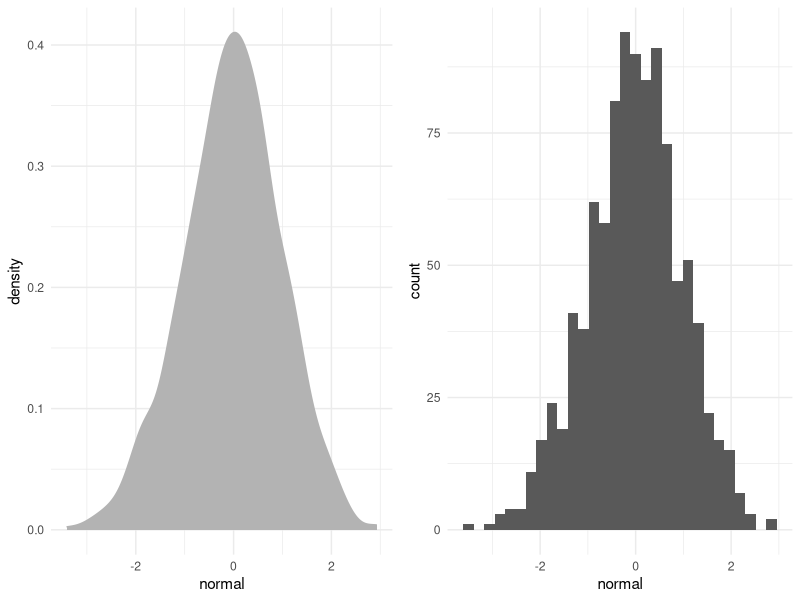
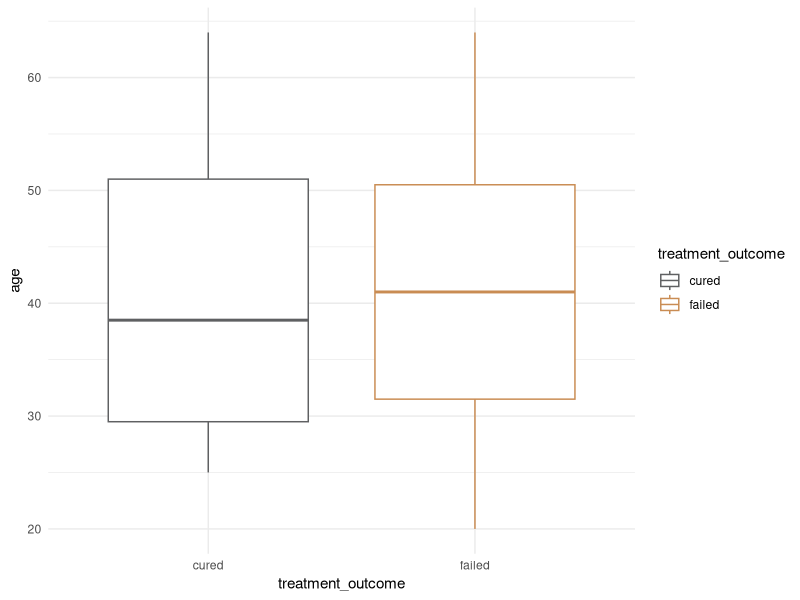
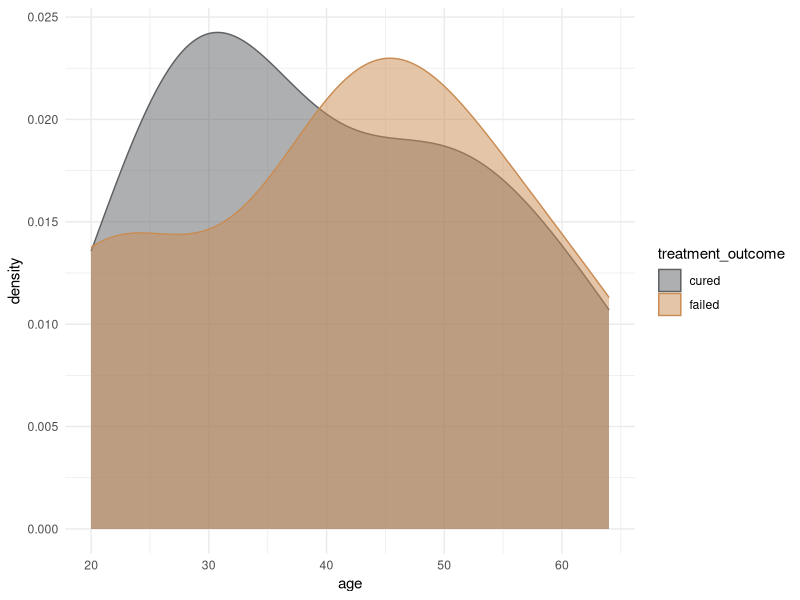

These figures' R source, in order:
## ---- chunk 1
library(tidyverse)
library(knitr)
library(kableExtra)

themeCols <- tibble(cols = c("grey", "orange", "green"),
                    hex = c("#5F6062", "#C98C53", "#C9DCB3"))

theme_set(theme_minimal())

## ---- chunk 2
set.seed(567)
chen <- tibble(patient_ID = c(paste0("ID", 1:15)),
               treatment_outcome = sample(c("cured", "failed"), 15, replace = TRUE),
               sex = sample(c("male", "female"), 15, replace = TRUE),
               age = sample(19:65, 15, replace = TRUE))

chen |> 
  kable(caption = "Table 5.1", table.attr = 'data-quarto-disable-processing="true"') |>
  kable_styling(full_width = FALSE, position = "left")

## ---- chunk 3

chen |> 
 summarise(mean = mean(age),
           standard_deviation = sd(age),
           median = median(age),
           interquartile_range = str_flatten(quantile(chen$age, 
                                                      probs = c(0.25, 0.75)),
                                             collapse = "-")) |> 
  kable(table.attr = 'data-quarto-disable-processing="true"') |>
    kable_styling(full_width = FALSE, position = "left")
  
  
## ---- chunk 4
plotdta <- tibble(normal = rnorm(1000))

p1 <- plotdta |> 
  ggplot(aes(normal))+
  geom_density(fill = "grey70", colour = "grey70")

p2 <- plotdta |> 
  ggplot(aes(normal))+
  geom_histogram()

ggpubr::ggarrange(p1, p2)

## ---- chunk 5

chen |> 
  ggplot(aes(treatment_outcome, age, colour = treatment_outcome))+
  geom_boxplot()+
  scale_colour_manual(values = themeCols$hex)

## ---- chunk 6

chen |> 
  ggplot(aes(age, colour = treatment_outcome, fill = treatment_outcome))+
  geom_density(alpha = 0.5)+
  scale_fill_manual(values = themeCols$hex)+
  scale_colour_manual(values = themeCols$hex)
